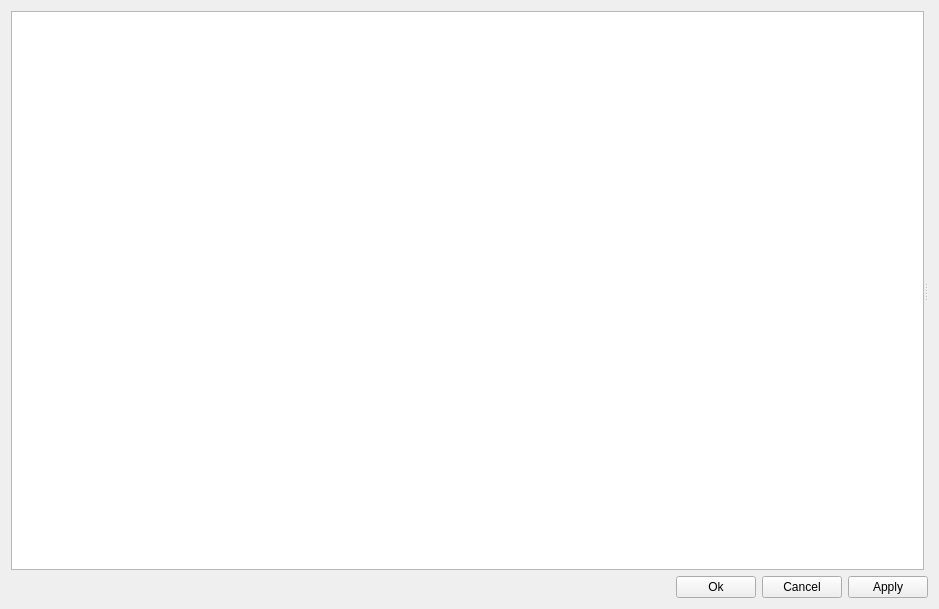
<?xml version="1.0" encoding="UTF-8"?>
<ui version="4.0">
 <class>mainsettings</class>
 <widget class="QWidget" name="mainsettings">
  <property name="geometry">
   <rect>
    <x>0</x>
    <y>0</y>
    <width>939</width>
    <height>609</height>
   </rect>
  </property>
  <property name="windowTitle">
   <string>mainsettings</string>
  </property>
  <layout class="QVBoxLayout" name="verticalLayout">
   <item>
    <widget class="QSplitter" name="splitter">
     <property name="orientation">
      <enum>Qt::Orientation::Horizontal</enum>
     </property>
     <widget class="QListWidget" name="listWidget">
      <property name="minimumSize">
       <size>
        <width>0</width>
        <height>0</height>
       </size>
      </property>
     </widget>
     <widget class="QStackedWidget" name="stackedWidget">
      <property name="minimumSize">
       <size>
        <width>0</width>
        <height>0</height>
       </size>
      </property>
     </widget>
    </widget>
   </item>
   <item>
    <layout class="QHBoxLayout" name="horizontalLayout">
     <item>
      <spacer name="horizontalSpacer">
       <property name="orientation">
        <enum>Qt::Orientation::Horizontal</enum>
       </property>
       <property name="sizeHint" stdset="0">
        <size>
         <width>40</width>
         <height>20</height>
        </size>
       </property>
      </spacer>
     </item>
     <item>
      <widget class="QPushButton" name="OkPushButton">
       <property name="text">
        <string>Ok</string>
       </property>
      </widget>
     </item>
     <item>
      <widget class="QPushButton" name="CancelPushButton">
       <property name="text">
        <string>Cancel</string>
       </property>
      </widget>
     </item>
     <item>
      <widget class="QPushButton" name="ApplyPushButton">
       <property name="text">
        <string>Apply</string>
       </property>
      </widget>
     </item>
    </layout>
   </item>
  </layout>
 </widget>
 <resources/>
 <connections/>
</ui>
